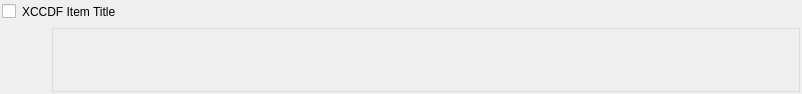
<?xml version="1.0" encoding="UTF-8"?>
<ui version="4.0">
 <class>RuleResultItem</class>
 <widget class="QWidget" name="RuleResultItem">
  <property name="geometry">
   <rect>
    <x>0</x>
    <y>0</y>
    <width>802</width>
    <height>94</height>
   </rect>
  </property>
  <property name="sizePolicy">
   <sizepolicy hsizetype="Preferred" vsizetype="Maximum">
    <horstretch>0</horstretch>
    <verstretch>0</verstretch>
   </sizepolicy>
  </property>
  <layout class="QVBoxLayout" name="verticalLayout">
   <property name="margin">
    <number>2</number>
   </property>
   <item>
    <widget class="QWidget" name="topContainer" native="true">
     <property name="sizePolicy">
      <sizepolicy hsizetype="Preferred" vsizetype="Maximum">
       <horstretch>0</horstretch>
       <verstretch>0</verstretch>
      </sizepolicy>
     </property>
     <layout class="QHBoxLayout" name="horizontalLayout">
      <property name="spacing">
       <number>0</number>
      </property>
      <property name="margin">
       <number>0</number>
      </property>
      <item>
       <widget class="QCheckBox" name="showDescriptionCheckBox">
        <property name="sizePolicy">
         <sizepolicy hsizetype="Maximum" vsizetype="Fixed">
          <horstretch>0</horstretch>
          <verstretch>0</verstretch>
         </sizepolicy>
        </property>
        <property name="minimumSize">
         <size>
          <width>20</width>
          <height>0</height>
         </size>
        </property>
        <property name="focusPolicy">
         <enum>Qt::NoFocus</enum>
        </property>
        <property name="text">
         <string/>
        </property>
       </widget>
      </item>
      <item>
       <widget class="QLabel" name="title">
        <property name="text">
         <string>XCCDF Item Title</string>
        </property>
       </widget>
      </item>
      <item>
       <widget class="QLabel" name="result">
        <property name="sizePolicy">
         <sizepolicy hsizetype="Maximum" vsizetype="Preferred">
          <horstretch>0</horstretch>
          <verstretch>0</verstretch>
         </sizepolicy>
        </property>
        <property name="minimumSize">
         <size>
          <width>150</width>
          <height>0</height>
         </size>
        </property>
        <property name="styleSheet">
         <string notr="true">text-align: center; font-weight: bold; color: #ffffff; padding: 3px; </string>
        </property>
        <property name="text">
         <string/>
        </property>
        <property name="alignment">
         <set>Qt::AlignCenter</set>
        </property>
       </widget>
      </item>
     </layout>
    </widget>
   </item>
   <item>
    <widget class="QLabel" name="description">
     <property name="styleSheet">
      <string notr="true">margin-left: 50px;
border: 1px solid #ddd;</string>
     </property>
     <property name="text">
      <string/>
     </property>
     <property name="textFormat">
      <enum>Qt::RichText</enum>
     </property>
     <property name="alignment">
      <set>Qt::AlignLeading|Qt::AlignLeft|Qt::AlignTop</set>
     </property>
     <property name="wordWrap">
      <bool>true</bool>
     </property>
     <property name="textInteractionFlags">
      <set>Qt::LinksAccessibleByMouse|Qt::TextSelectableByMouse</set>
     </property>
    </widget>
   </item>
  </layout>
 </widget>
 <resources/>
 <connections/>
</ui>
